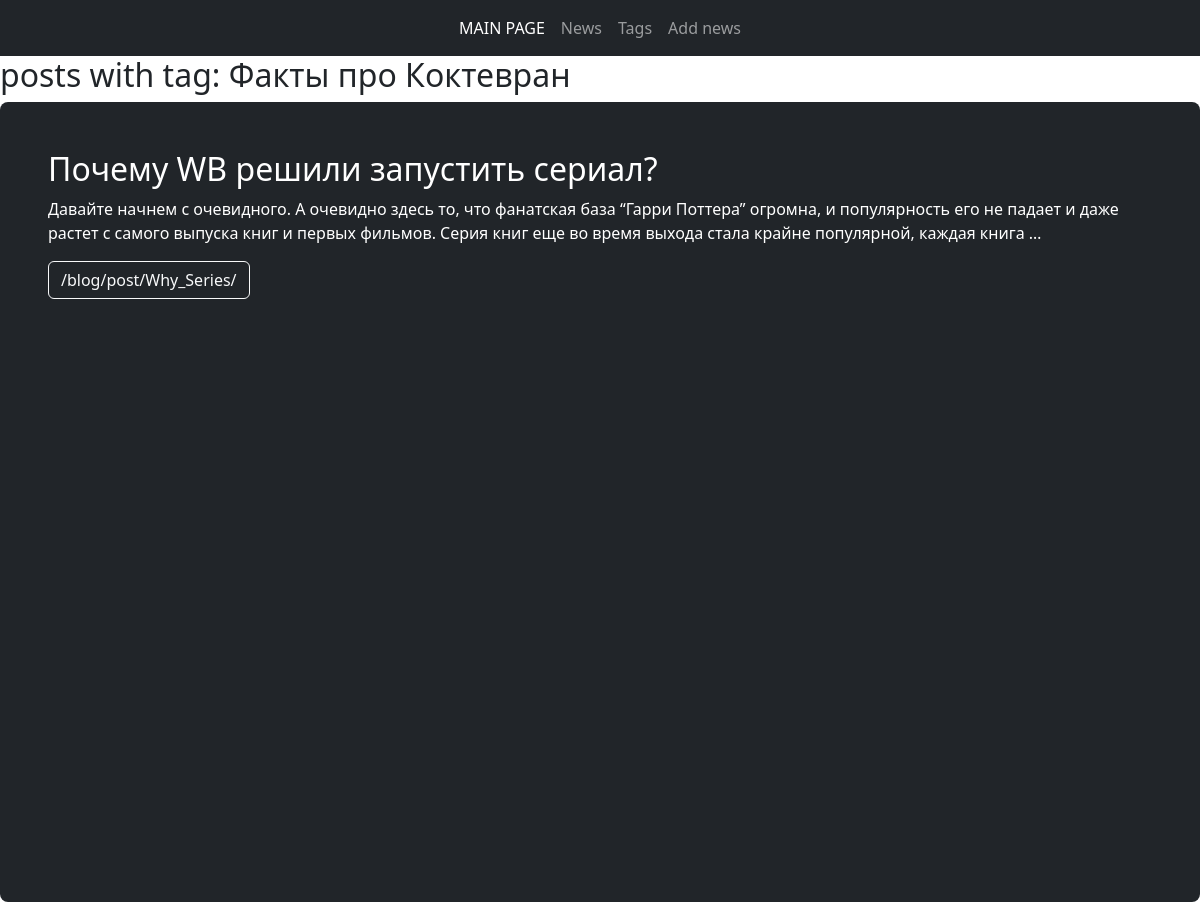
Page /blog/tags/Coctevran/ on the committed database.
### blog/models.py (models this page shows, shortened)
class Tag(models.Model):
    title = models.CharField(max_length=50, db_index=True, verbose_name="название тэга")#строковое поле с ограничением кол-ва ввода
    slug = models.SlugField(max_length=50, unique=True)

class FilmNews(models.Model):
    title = models.CharField(max_length=255, verbose_name="Заголовок")#строковое поле с ограничением кол-ва ввода
    slug = models.SlugField(max_length=255, db_index=True, unique=True)
    content = models.TextField(blank=True)#бланк тру - можно ниче не передавать
    time_create = models.DateTimeField(auto_now_add=True)
    time_update = models.DateTimeField(auto_now=True)
    is_published = models.BooleanField(default=True)
    tags = models.ManyToManyField('Tag', blank=True, related_name='posts')
    ''' This is a Python function that returns the absolute URL for a specific object instance in Django
      web framework. It uses the reverse function from django.urls module to generate the URL by
      reversing the URL configuration. In this case, it reverses the 'posts_detail' view name and
       passes the keyword argument 'slug' with the value of the current object's slug attribute (self.slug).
        This method is commonly used in class-based
      views (CBV) when you need to create links to detail pages for individual objects.'''
    def get_absolute_url(self):
        return reverse('posts_detail', kwargs={'slug': self.slug})
    class Meta:
        ordering = ['-time_create']
        indexes = [
            models.Index(fields=['-time_create'])
        ]

### blog/views.py (the view)
# urls.py: path('tags/<str:slug>/', tag_detail, name='tag_detail_url'),
def tag_detail(request, slug):
    tag = Tag.objects.get(slug__iexact=slug)
    return render(request, 'blog/tag_detail.html', context={'tag': tag})

### blog/templates/blog/tag_detail.html (shortened to what this page needs)
{% extends 'base.html' %}
{% block content %}
<h2>posts with tag: {{tag.title}}</h2>
{% for post in tag.posts.all %}
 <div class="h-100 p-5 text-bg-dark rounded-3">
          <h2>{{ post.title }}</h2>
          <p> {{ post.content|truncatewords:40 }}</p>
            <a class="btn btn-outline-light" href="{{ post.get_absolute_url }}" role="button">{{ post.get_absolute_url }}</a>
 </div>
{% endfor %}
{% endblock %}

### rows in the picture
Tag: title "Факты про Коктевран"
FilmNews: title "Почему WB решили запустить сериал?", content "Давайте начнем с очевидного. А очевидно здесь то, что фанатская база “Гарри Поттера” огромна, и популярность его не падает и даже растет с самого выпуска книг и первых фильмов. Серия книг еще во время выхода стала крайне популярной, каждая книга …", get_absolute_url "/blog/post/Why_Series/"
